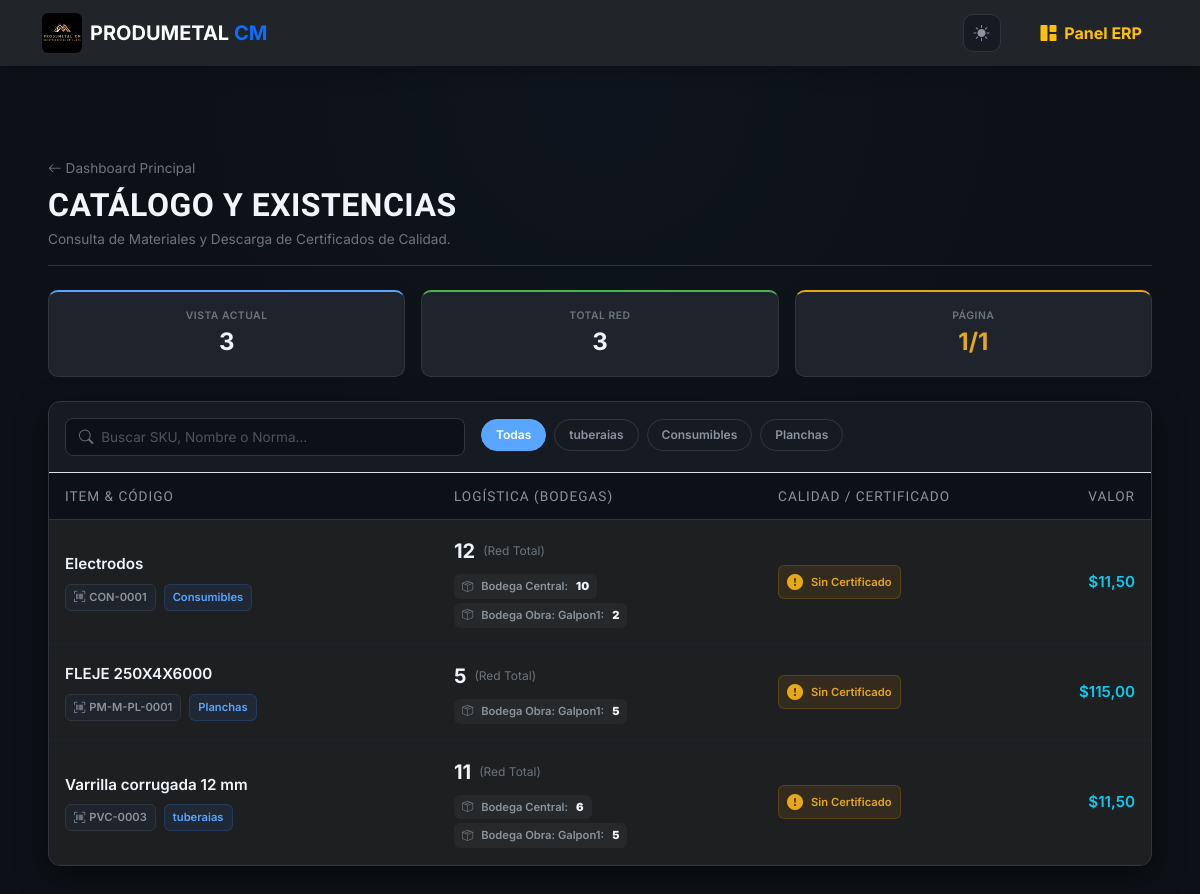
The app's page /erp/inventario/ (signed in), older data.
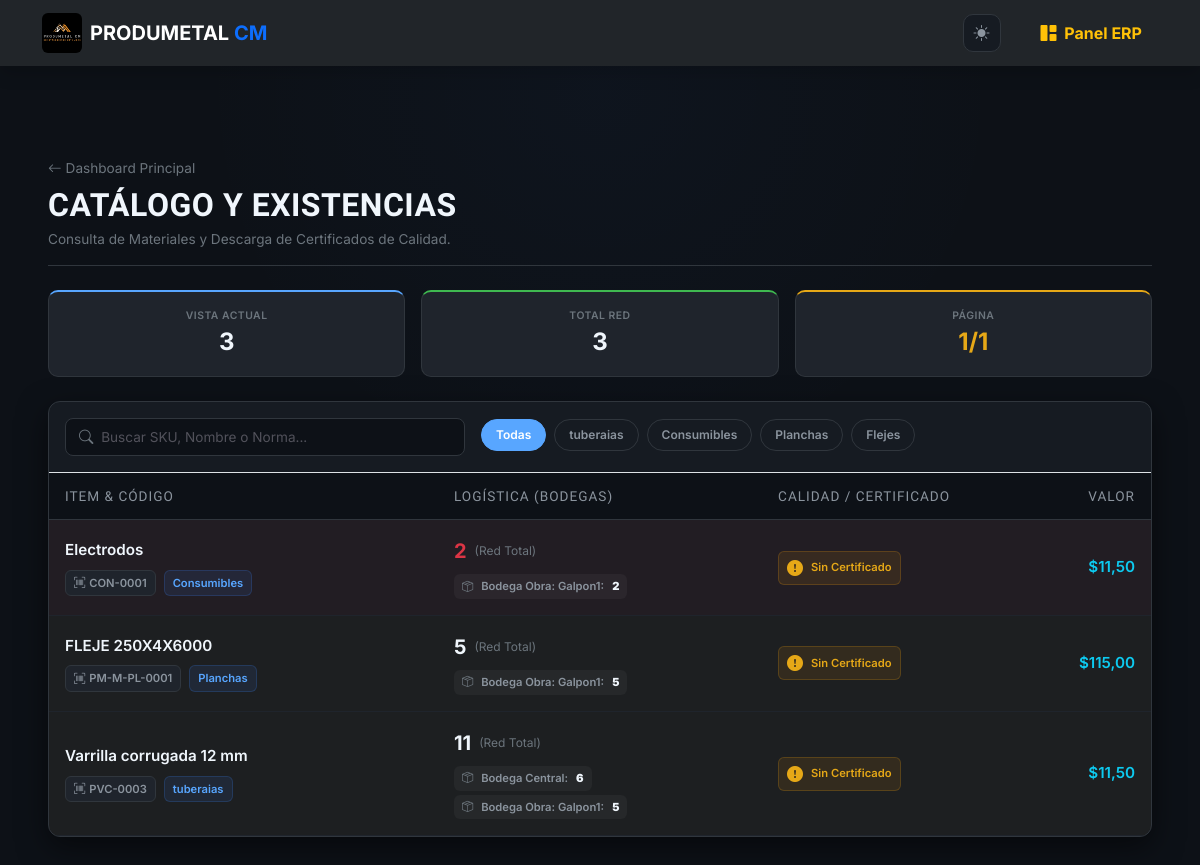
The same page, newer data.
### web/models.py (models this page shows, shortened)
class Categoria(models.Model):
    nombre = models.CharField(max_length=100)
    prefijo = models.CharField(max_length=10, unique=True, help_text="Ej: FER, ELE, PVC")
    is_active = models.BooleanField(default=True)

class Material(models.Model):
    categoria = models.ForeignKey(Categoria, on_delete=models.PROTECT)
    sku = models.CharField(
        max_length=50, unique=True, blank=True, editable=False,
        help_text="Código único auto-generado"
    )
    nombre = models.CharField(
        max_length=200,
        help_text="Nombre comercial o norma técnica"
    )
    descripcion = models.TextField(blank=True, null=True)
    stock_actual = models.DecimalField(
        max_digits=10, decimal_places=2, default=0.00,
        help_text="Stock Total (Suma de bodegas). Denormalizado para reportes rápidos."
    )
    stock_minimo = models.DecimalField(
        max_digits=10, decimal_places=2, default=5.00,
        help_text="Umbral para alertas de reabastecimiento"
    )
    precio_base = models.DecimalField(
        max_digits=10, decimal_places=2, default=0.00,
        help_text="Precio unitario sin impuesto"
    )
    impuesto_porcentaje = models.DecimalField(
        max_digits=5, decimal_places=2, default=15.00,
        help_text="Porcentaje de impuesto (IVA, etc)"
    )
    is_active = models.BooleanField(
        default=True,
        help_text="Desmarcar para borrado lógico (mantiene histórico)"
    )
    fecha_creacion = models.DateTimeField(auto_now_add=True)
    fecha_modificacion = models.DateTimeField(auto_now=True)
    history = HistoricalRecords()
    class Meta:
        verbose_name_plural = "Inventario (Materiales y Consumibles)"
        ordering = ['-fecha_creacion']
        indexes = [
            models.Index(fields=['sku']),
            models.Index(fields=['categoria', 'is_active']),
        ]
    @property
    def precio_total_con_impuesto(self):
        impuesto = (self.precio_base * self.impuesto_porcentaje) / 100
        return self.precio_base + impuesto
    @property
    def ultimo_certificado_url(self):
        mov = self.movimientos.filter(tipo='INGRESO', certificado_calidad__isnull=False).order_by('-fecha_hora').first()
        return mov.certificado_calidad.url if mov and mov.certificado_calidad else None

class StockBodega(models.Model):
    material = models.ForeignKey(Material, on_delete=models.CASCADE, related_name='stocks_bodegas')
    bodega = models.ForeignKey(Bodega, on_delete=models.CASCADE, related_name='inventario')
    cantidad = models.DecimalField(max_digits=10, decimal_places=2, default=0.00)
    class Meta:
        unique_together = ('material', 'bodega')

class Bodega(models.Model):
    nombre = models.CharField(max_length=100, unique=True)
    ubicacion = models.CharField(max_length=200, blank=True, null=True)
    is_principal = models.BooleanField(default=False)

### web/views.py (the view, shortened to what this page needs)
# urls.py: path('erp/inventario/', views.inventario_actual, name='inventario_actual'),
@login_required(login_url='login')
@user_passes_test(lambda u: es_bodeguero(u) or es_admin(u) or es_solicitante(u), login_url='dashboard_erp')
def inventario_actual(request):
    usuario = request.user
    if es_admin(usuario) or es_solicitante(usuario):
        materiales_list = Material.objects.all().order_by('nombre')
    categorias = Categoria.objects.filter(is_active=True)
    categoria_id = request.GET.get('categoria')
    if categoria_id:
        materiales_list = materiales_list.filter(categoria_id=categoria_id)
    query = request.GET.get('q', '').strip()
    if query:
        materiales_list = materiales_list.filter(
            Q(nombre__icontains=query) | Q(sku__icontains=query)
        )
    alertas = Material.objects.filter(stock_actual__lte=F('stock_minimo'))
    paginator = Paginator(materiales_list, 20) # 20 materiales por página
    page_number = request.GET.get('page')
    page_obj = paginator.get_page(page_number)
    if es_admin(usuario):
        rol_actual = 'Administrador'
    elif es_bodeguero(usuario):
        rol_actual = 'Bodeguero'
    else:
        rol_actual = 'Solicitante'
    return render(request, 'web/erp/inventario.html', {
        'page_obj': page_obj,
        'categorias': categorias,
        'alertas': alertas,
        'rol': rol_actual
    })

### web/views.py (called while the page is built)
def es_admin(user):
    return user.is_superuser

def es_solicitante(user):
    return user.groups.filter(name='Solicitante').exists() or user.is_superuser

def es_bodeguero(user):
    return user.groups.filter(name='Bodeguero').exists() or user.is_superuser

### web/templates/web/erp/inventario.html (shortened to what the changed rows need)
{% extends 'web/base.html' %}
{% load static %}
{% load pm_tags %}
{% block content %}
<div class="container-fluid px-2 px-xl-5 erp-wrapper">
    <div class="d-flex flex-column flex-md-row justify-content-between align-items-start align-items-md-end mb-4 pb-3 border-bottom fade-in-up" style="border-color: var(--panel-border) !important;">
        <div class="mb-3 mb-md-0">
            <h2 class="text-white mb-0" style="font-family: var(--font-title); font-weight: 700; letter-spacing: 0.5px; font-size: 2rem;">
                CATÁLOGO Y EXISTENCIAS
            </h2>
        </div>
    </div>
    <div class="glass-panel fade-in-up delay-2">
        <div class="p-3 border-bottom d-flex flex-column gap-3" style="border-color: var(--panel-border);">
            <form method="GET" class="m-0 d-flex flex-column flex-lg-row gap-3 align-items-lg-center w-100">
                <div class="filter-track flex-grow-1">
                    <button type="submit" name="categoria" value="" class="filter-pill {% if not request.GET.categoria %}active{% endif %}">Todas</button>
                    {% for cat in categorias %}
                        <button type="submit" name="categoria" value="{{ cat.id }}" class="filter-pill {% if request.GET.categoria == cat.id|stringformat:'s' %}active{% endif %}">
                            {{ cat.nombre }}
                        </button>
                    {% endfor %}
                </div>
            </form>
        </div>
        <div class="table-responsive">
            <table class="neo-table">
                <thead>
                    <tr>
                        <th style="width: 30%;">Item & Código</th>
                        <th style="width: 25%;">Logística (Bodegas)</th>
                        <th style="width: 20%;">Calidad / Certificado</th>
                        <th class="text-end d-none d-sm-table-cell" style="width: 10%;">Valor</th>
                    </tr>
                </thead>
                <tbody>
                    {% for mat in page_obj %}
                    <tr class="{% if mat.stock_actual <= mat.stock_minimo %}row-alert{% elif not mat.ultimo_certificado_url %}row-warning{% endif %}">
                        <td>
                            <div class="fw-semibold text-white mb-2" style="font-size: 0.95rem;">{{ mat.nombre }}</div>
                            <div class="d-flex flex-wrap gap-2">
                                <span class="badge-micro badge-gray"><i class="bi bi-upc-scan"></i> {{ mat.sku }}</span>
                                <span class="badge-micro badge-blue">{{ mat.categoria.nombre|default:"Sin categoría" }}</span>
                            </div>
                        </td>
                        <td>
                            <div class="d-flex align-items-center gap-2 mb-2">
                                <span class="fw-bold fs-5 {% if mat.stock_actual <= mat.stock_minimo %}text-danger{% else %}text-white{% endif %}">
                                    {{ mat.stock_actual|floatformat:"0" }}
                                </span>
                                <span class="text-secondary" style="font-size: 0.75rem;">{{ mat.unidad_medida }} (Red Total)</span>
                            </div>
                            <div class="d-flex flex-wrap gap-1">
                                {% for stock in mat.stocks_bodegas.all %}
                                    {% if stock.cantidad > 0 %}
                                        {% if stock.bodega.id == request.user.perfil.bodega_asignada.id %}
                                            <span class="badge-micro badge-blue border-0">
                                                <i class="bi bi-shop text-primary me-1"></i>{{ stock.bodega.nombre }}: <strong class="text-white ms-1">{{ stock.cantidad|floatformat:"0" }}</strong>
                                            </span>
                                        {% else %}
                                            <span class="badge-micro badge-gray border-0" style="background: rgba(255,255,255,0.04);">
                                                <i class="bi bi-box-seam text-secondary me-1"></i>{{ stock.bodega.nombre }}: <strong class="text-white ms-1">{{ stock.cantidad|floatformat:"0" }}</strong>
                                            </span>
                                        {% endif %}
                                    {% endif %}
                                {% endfor %}
                            </div>
                        </td>
                        <td>
                            {% if mat.ultimo_certificado_url %}
                                <a href="{{ mat.ultimo_certificado_url }}" target="_blank" class="badge-micro badge-blue text-decoration-none shadow-sm px-2 py-1">
                                    <i class="bi bi-file-earmark-pdf-fill fs-6 me-1"></i> Descargar PDF
                                </a>
                            {% else %}
                                <span class="badge-micro badge-amber px-2 py-1" title="Requiere solicitar al proveedor">
                                    <i class="bi bi-exclamation-circle-fill fs-6 me-1"></i> Sin Certificado
                                </span>
                            {% endif %}
                        </td>
                        <td class="text-md-end d-none d-sm-flex d-md-table-cell flex-column align-items-start">
                            <span class="fw-semibold text-info" style="font-size: 0.95rem;">${{ mat.precio_total_con_impuesto|floatformat:2 }}</span>
                        </td>
                    </tr>
                    {% endfor %}
                </tbody>
            </table>
        </div>
    </div>
</div>
{% endblock %}

Row changes from the older to the newer data that the page shows:
added Categoria: {{ cat.id }} 4 (drawn), nombre "Flejes"
changed Material "Electrodos": loses StockBodega (bodega.nombre "Bodega Central", cantidad "10"); stock_actual "12" → "2"
